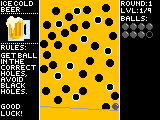
#> input picture project/ice cold beer example.png, 160 x 120 px
$ python convert_bg.py 'ice cold beer example.png' ice-cold-beer-monochrome.png
#> lines starting #> are read from the running program, lines starting #| are printed output that depends on the picture; after the words box and inside, x2 and y2 are one past the last pixel; in counts of white or black regions, pixels touching at a corner belong together
"""
convert_bg.py  —  Convert a 160x120 monochrome PNG to a Quartus $readmemh file.

Usage:
    pip install pillow
    python convert_bg.py ice_cold_beer_monochrome.png ice_cold_beer_mono.hex

Output format (ice_cold_beer_mono.hex):
    120 lines, one per game row.
    Each line is 40 hex digits representing a 160-bit word.
    Bit[x] of word[y] = pixel at game column x, game row y.
    Bit 0 (LSB, rightmost hex digit) = game_x = 0.
    Bit 159 (MSB, leftmost hex digit) = game_x = 159.

The hex file must be placed in the Quartus project directory so that
$readmemh("ice_cold_beer_mono.hex", ...) can find it at synthesis and
simulation time.
"""

import sys
from PIL import Image


def convert(src_path: str, dst_path: str) -> None:
#> called with src_path = 'ice cold beer example.png', dst_path = 'ice-cold-beer-monochrome.png'
    img = Image.open(src_path)
#> img is the input picture: PIL image 160x120 RGBA; mean R, G, B, A 123.7, 100, 22.9, 255

    if img.size != (160, 120):
        print(f"WARNING: image is {img.size}, expected (160, 120).")
        print("Resizing with nearest-neighbour to 160x120.")
        img = img.resize((160, 120), Image.NEAREST)

    # Convert to pure 1-bit: white=1 (will appear in output), black=0 (transparent)
    img = img.convert("L")          # grayscale
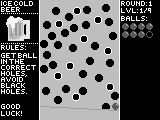
#> img: PIL image 160x120 L; min 0, max 255, mean 98.4
    threshold = 128
    img = img.point(lambda p: 1 if p >= threshold else 0, "1")
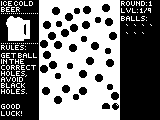
#> img: PIL image 160x120 1; 48.5% white; 139 white regions (137 under 20 px), largest, box (x1, y1, x2, y2) and area: (39, 0, 120, 120) 7951, (6, 16, 30, 41) 481

    lines = []
    for y in range(120):
        row_val = 0
        for x in range(160):
            # getpixel on a "1"-mode image returns 0 or 255 in some Pillow
            # versions, and 0 or 1 in others — normalise to 0/1.
            px = img.getpixel((x, y))
            if px:
                row_val |= (1 << x)   # bit[x] = pixel at column x
        lines.append(f"{row_val:040x}")   # 160 bits = 40 hex digits
#> after the loop, lines = 120 items

    with open(dst_path, "w") as f:
        f.write("\n".join(lines) + "\n")

    set_pixels = sum(bin(int(l, 16)).count("1") for l in lines)
#> set_pixels = 9318
    print(f"Written {dst_path}  ({set_pixels} / {160*120} pixels set)")
#| Written ice-cold-beer-monochrome.png  (9318 / 19200 pixels set)


if __name__ == "__main__":
    if len(sys.argv) != 3:
        print("Usage: python convert_bg.py <input.png> <output.hex>")
        sys.exit(1)
    convert(sys.argv[1], sys.argv[2])
